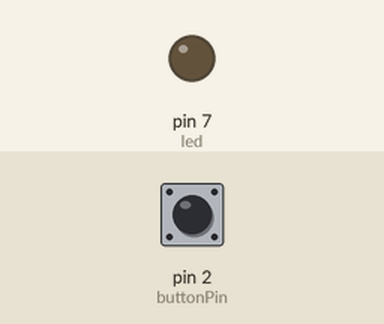
This sketch was run on a simulated Arduino Uno, built with avr-gcc and run on an emulated ATmega328P. On the bench: output pins drawn as LEDs (lit = HIGH). The inputs (shaded band) are chosen by the test bench; at power-on: pin 2 (buttonPin) HIGH.

Above: at 1.2 s.
1.3 s: pin 2 (buttonPin) pulled LOW for 0.15 s
At 1.8 s:
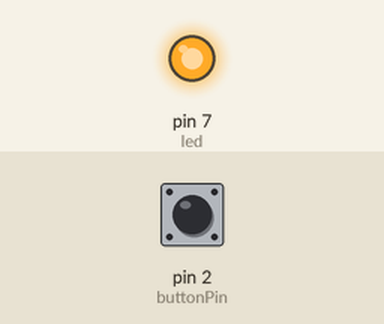
2.9 s: pin 2 (buttonPin) pulled LOW for 1 s
At 4.3 s:
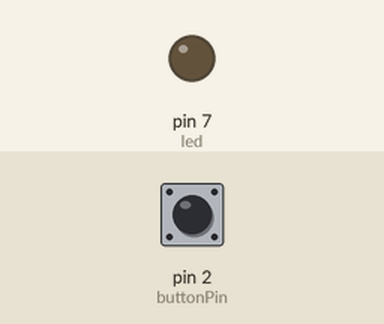
5.4 s: pin 2 (buttonPin) pulled LOW for 3.2 s
At 9.1 s:
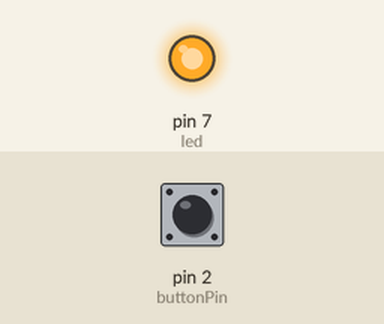
Timing chart, 0 to 10.6 s (numbered marks = the images above; inputs shaded):
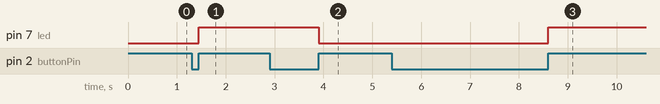

The sketch:

Solution_3.ino
```cpp
/********************************************************************
  An Introduction to Robot Programming
  Author - Eric Ryan Harrison <me@ericharrison.info>
  http://github.com/SumoRobotLeague/MRK-1/

  Lesson 4.2, Exercise 3 Solution - Push Button
********************************************************************/

#define buttonPin 2
#define led       7

int lightState  = 0; // 0 = off, 1 = on
int buttonState = 1;

void setup() {
	Serial.begin(9600);
	pinMode(buttonPin, INPUT_PULLUP);
	pinMode(led, OUTPUT);
}

void loop() {
	if ( digitalRead(buttonPin) == 0 ) {
		// button is pressed
		buttonState = 0;
	}

	if ( buttonState == 0 && digitalRead(buttonPin) == 1 ) {
		// button was pressed but has just been released
		buttonState = 1;
		if ( lightState == 0 ) {
			// turn on our light
			lightState = 1;
			digitalWrite(led, HIGH);
		} else {
			// our light was on, turn it off.
			lightState = 0;
			digitalWrite(led, LOW);
		}
	}
}
```

Measured:
- after the input at 1.3 s, pin 7 (led): LOW → HIGH after 0.15 s
- after the input at 2.9 s, pin 7 (led): HIGH → LOW after 1.0 s
- after the input at 5.4 s, pin 7 (led): LOW → HIGH after 3.2 s
